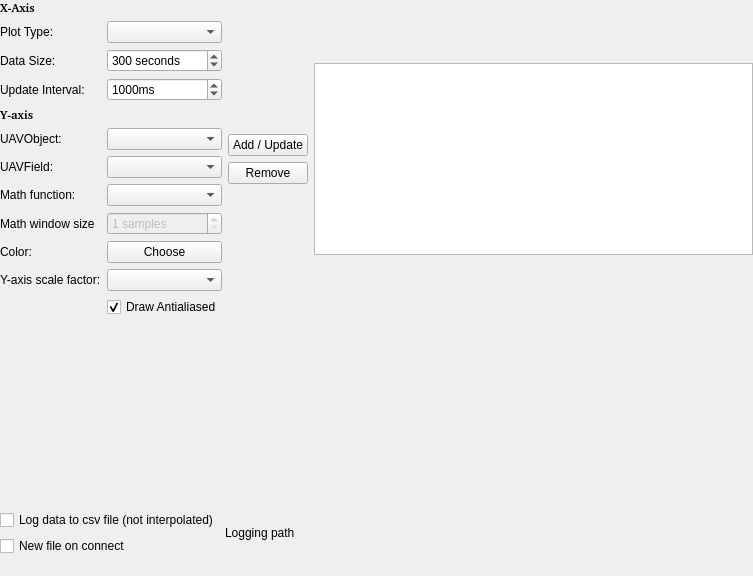
<?xml version="1.0" encoding="UTF-8"?>
<ui version="4.0">
 <class>ScopeGadgetOptionsPage</class>
 <widget class="QWidget" name="ScopeGadgetOptionsPage">
  <property name="geometry">
   <rect>
    <x>0</x>
    <y>0</y>
    <width>753</width>
    <height>576</height>
   </rect>
  </property>
  <property name="windowTitle">
   <string>Form</string>
  </property>
  <layout class="QVBoxLayout" name="verticalLayout_4">
   <property name="margin">
    <number>0</number>
   </property>
   <item>
    <widget class="QScrollArea" name="scrollArea">
     <property name="frameShape">
      <enum>QFrame::NoFrame</enum>
     </property>
     <property name="frameShadow">
      <enum>QFrame::Plain</enum>
     </property>
     <property name="widgetResizable">
      <bool>true</bool>
     </property>
     <widget class="QWidget" name="scrollAreaWidgetContents">
      <property name="geometry">
       <rect>
        <x>0</x>
        <y>0</y>
        <width>753</width>
        <height>576</height>
       </rect>
      </property>
      <layout class="QVBoxLayout" name="verticalLayout_3">
       <property name="margin">
        <number>0</number>
       </property>
       <item>
        <layout class="QHBoxLayout" name="horizontalLayout">
         <property name="sizeConstraint">
          <enum>QLayout::SetDefaultConstraint</enum>
         </property>
         <item>
          <layout class="QFormLayout" name="formLayout">
           <property name="fieldGrowthPolicy">
            <enum>QFormLayout::AllNonFixedFieldsGrow</enum>
           </property>
           <item row="0" column="0">
            <widget class="QLabel" name="label_9">
             <property name="font">
              <font>
               <family>Bitstream Charter</family>
               <weight>75</weight>
               <bold>true</bold>
              </font>
             </property>
             <property name="text">
              <string>X-Axis</string>
             </property>
            </widget>
           </item>
           <item row="1" column="0">
            <widget class="QLabel" name="label">
             <property name="text">
              <string>Plot Type:</string>
             </property>
            </widget>
           </item>
           <item row="1" column="1">
            <widget class="QComboBox" name="cmbPlotType">
             <property name="focusPolicy">
              <enum>Qt::StrongFocus</enum>
             </property>
            </widget>
           </item>
           <item row="2" column="0">
            <widget class="QLabel" name="label_2">
             <property name="text">
              <string>Data Size:</string>
             </property>
            </widget>
           </item>
           <item row="2" column="1">
            <widget class="QSpinBox" name="spnDataSize">
             <property name="focusPolicy">
              <enum>Qt::StrongFocus</enum>
             </property>
             <property name="suffix">
              <string> seconds</string>
             </property>
             <property name="maximum">
              <number>5000</number>
             </property>
             <property name="singleStep">
              <number>30</number>
             </property>
             <property name="value">
              <number>300</number>
             </property>
            </widget>
           </item>
           <item row="3" column="0">
            <widget class="QLabel" name="label_7">
             <property name="text">
              <string>Update Interval:</string>
             </property>
            </widget>
           </item>
           <item row="3" column="1">
            <widget class="QSpinBox" name="spnRefreshInterval">
             <property name="focusPolicy">
              <enum>Qt::StrongFocus</enum>
             </property>
             <property name="suffix">
              <string>ms</string>
             </property>
             <property name="minimum">
              <number>10</number>
             </property>
             <property name="maximum">
              <number>30000</number>
             </property>
             <property name="singleStep">
              <number>500</number>
             </property>
             <property name="value">
              <number>1000</number>
             </property>
            </widget>
           </item>
           <item row="4" column="0">
            <widget class="QLabel" name="label_8">
             <property name="font">
              <font>
               <family>Bitstream Charter</family>
               <weight>75</weight>
               <bold>true</bold>
              </font>
             </property>
             <property name="text">
              <string>Y-axis</string>
             </property>
            </widget>
           </item>
           <item row="5" column="0">
            <widget class="QLabel" name="label_5">
             <property name="text">
              <string>UAVObject:</string>
             </property>
            </widget>
           </item>
           <item row="5" column="1">
            <widget class="QComboBox" name="cmbUAVObjects">
             <property name="focusPolicy">
              <enum>Qt::StrongFocus</enum>
             </property>
            </widget>
           </item>
           <item row="6" column="0">
            <widget class="QLabel" name="label_4">
             <property name="text">
              <string>UAVField:</string>
             </property>
            </widget>
           </item>
           <item row="6" column="1">
            <widget class="QComboBox" name="cmbUAVField">
             <property name="focusPolicy">
              <enum>Qt::StrongFocus</enum>
             </property>
            </widget>
           </item>
           <item row="7" column="0">
            <widget class="QLabel" name="mathFunctionLabel">
             <property name="text">
              <string>Math function:</string>
             </property>
            </widget>
           </item>
           <item row="7" column="1">
            <widget class="QComboBox" name="mathFunctionComboBox">
             <property name="focusPolicy">
              <enum>Qt::StrongFocus</enum>
             </property>
            </widget>
           </item>
           <item row="8" column="0">
            <widget class="QLabel" name="label_10">
             <property name="text">
              <string>Math window size</string>
             </property>
            </widget>
           </item>
           <item row="8" column="1">
            <widget class="QSpinBox" name="spnMeanSamples">
             <property name="enabled">
              <bool>false</bool>
             </property>
             <property name="maximumSize">
              <size>
               <width>16777215</width>
               <height>16777215</height>
              </size>
             </property>
             <property name="focusPolicy">
              <enum>Qt::StrongFocus</enum>
             </property>
             <property name="suffix">
              <string> samples</string>
             </property>
             <property name="minimum">
              <number>1</number>
             </property>
             <property name="maximum">
              <number>1001</number>
             </property>
             <property name="singleStep">
              <number>10</number>
             </property>
             <property name="value">
              <number>1</number>
             </property>
            </widget>
           </item>
           <item row="9" column="0">
            <widget class="QLabel" name="label_3">
             <property name="text">
              <string>Color:</string>
             </property>
            </widget>
           </item>
           <item row="9" column="1">
            <widget class="QPushButton" name="btnColor">
             <property name="focusPolicy">
              <enum>Qt::StrongFocus</enum>
             </property>
             <property name="text">
              <string>Choose</string>
             </property>
            </widget>
           </item>
           <item row="10" column="0">
            <widget class="QLabel" name="label_6">
             <property name="text">
              <string>Y-axis scale factor:</string>
             </property>
            </widget>
           </item>
           <item row="10" column="1">
            <widget class="QComboBox" name="cmbScale">
             <property name="focusPolicy">
              <enum>Qt::StrongFocus</enum>
             </property>
             <property name="editable">
              <bool>false</bool>
             </property>
            </widget>
           </item>
           <item row="11" column="1">
            <widget class="QCheckBox" name="drawAntialiasedCheckBox">
             <property name="toolTip">
              <string>Check this to have the curve drawn antialiased.</string>
             </property>
             <property name="text">
              <string>Draw Antialiased</string>
             </property>
             <property name="checked">
              <bool>true</bool>
             </property>
            </widget>
           </item>
          </layout>
         </item>
         <item>
          <layout class="QVBoxLayout" name="verticalLayout_2">
           <property name="sizeConstraint">
            <enum>QLayout::SetFixedSize</enum>
           </property>
           <item>
            <spacer name="verticalSpacer">
             <property name="orientation">
              <enum>Qt::Vertical</enum>
             </property>
             <property name="sizeHint" stdset="0">
              <size>
               <width>20</width>
               <height>40</height>
              </size>
             </property>
            </spacer>
           </item>
           <item>
            <widget class="QPushButton" name="btnAddCurve">
             <property name="toolTip">
              <string>Add a new curve to the scope, or update it if the UAVObject and UAVField is the same.</string>
             </property>
             <property name="text">
              <string>Add / Update</string>
             </property>
            </widget>
           </item>
           <item>
            <widget class="QPushButton" name="btnRemoveCurve">
             <property name="toolTip">
              <string>Remove the curve from the scope.</string>
             </property>
             <property name="text">
              <string>Remove</string>
             </property>
            </widget>
           </item>
           <item>
            <spacer name="verticalSpacer_2">
             <property name="orientation">
              <enum>Qt::Vertical</enum>
             </property>
             <property name="sizeType">
              <enum>QSizePolicy::Expanding</enum>
             </property>
             <property name="sizeHint" stdset="0">
              <size>
               <width>20</width>
               <height>40</height>
              </size>
             </property>
            </spacer>
           </item>
          </layout>
         </item>
         <item>
          <layout class="QVBoxLayout" name="verticalLayout">
           <item>
            <spacer name="verticalSpacer_3">
             <property name="orientation">
              <enum>Qt::Vertical</enum>
             </property>
             <property name="sizeHint" stdset="0">
              <size>
               <width>20</width>
               <height>40</height>
              </size>
             </property>
            </spacer>
           </item>
           <item>
            <widget class="QListWidget" name="lstCurves">
             <property name="selectionBehavior">
              <enum>QAbstractItemView::SelectItems</enum>
             </property>
             <property name="batchSize">
              <number>100</number>
             </property>
            </widget>
           </item>
           <item>
            <spacer name="verticalSpacer_4">
             <property name="orientation">
              <enum>Qt::Vertical</enum>
             </property>
             <property name="sizeHint" stdset="0">
              <size>
               <width>20</width>
               <height>40</height>
              </size>
             </property>
            </spacer>
           </item>
          </layout>
         </item>
        </layout>
       </item>
       <item>
        <spacer name="verticalSpacer_5">
         <property name="orientation">
          <enum>Qt::Vertical</enum>
         </property>
         <property name="sizeHint" stdset="0">
          <size>
           <width>20</width>
           <height>40</height>
          </size>
         </property>
        </spacer>
       </item>
       <item>
        <layout class="QHBoxLayout" name="horizontalLayout_2">
         <item>
          <layout class="QVBoxLayout" name="verticalLayout_5">
           <item>
            <widget class="QCheckBox" name="LoggingEnable">
             <property name="text">
              <string>Log data to csv file (not interpolated)</string>
             </property>
            </widget>
           </item>
           <item>
            <widget class="QCheckBox" name="LoggingConnect">
             <property name="text">
              <string>New file on connect</string>
             </property>
            </widget>
           </item>
          </layout>
         </item>
         <item>
          <widget class="QLabel" name="LoggingLabel">
           <property name="text">
            <string>Logging path</string>
           </property>
          </widget>
         </item>
         <item>
          <widget class="Utils::PathChooser" name="LoggingPath" native="true">
           <property name="sizePolicy">
            <sizepolicy hsizetype="MinimumExpanding" vsizetype="Minimum">
             <horstretch>0</horstretch>
             <verstretch>0</verstretch>
            </sizepolicy>
           </property>
          </widget>
         </item>
        </layout>
       </item>
       <item>
        <layout class="QHBoxLayout" name="horizontalLayout_3">
         <item>
          <widget class="QLabel" name="lblWarnings">
           <property name="enabled">
            <bool>true</bool>
           </property>
           <property name="palette">
            <palette>
             <active>
              <colorrole role="WindowText">
               <brush brushstyle="SolidPattern">
                <color alpha="255">
                 <red>255</red>
                 <green>0</green>
                 <blue>0</blue>
                </color>
               </brush>
              </colorrole>
             </active>
             <inactive>
              <colorrole role="WindowText">
               <brush brushstyle="SolidPattern">
                <color alpha="255">
                 <red>255</red>
                 <green>0</green>
                 <blue>0</blue>
                </color>
               </brush>
              </colorrole>
             </inactive>
             <disabled>
              <colorrole role="WindowText">
               <brush brushstyle="SolidPattern">
                <color alpha="255">
                 <red>120</red>
                 <green>120</green>
                 <blue>120</blue>
                </color>
               </brush>
              </colorrole>
             </disabled>
            </palette>
           </property>
           <property name="lineWidth">
            <number>1</number>
           </property>
           <property name="text">
            <string/>
           </property>
          </widget>
         </item>
        </layout>
       </item>
      </layout>
     </widget>
    </widget>
   </item>
  </layout>
 </widget>
 <customwidgets>
  <customwidget>
   <class>Utils::PathChooser</class>
   <extends>QWidget</extends>
   <header>utils/pathchooser.h</header>
   <container>1</container>
  </customwidget>
 </customwidgets>
 <tabstops>
  <tabstop>cmbPlotType</tabstop>
  <tabstop>spnDataSize</tabstop>
  <tabstop>spnRefreshInterval</tabstop>
  <tabstop>cmbUAVObjects</tabstop>
  <tabstop>cmbUAVField</tabstop>
  <tabstop>mathFunctionComboBox</tabstop>
  <tabstop>spnMeanSamples</tabstop>
  <tabstop>btnColor</tabstop>
  <tabstop>cmbScale</tabstop>
  <tabstop>btnAddCurve</tabstop>
  <tabstop>btnRemoveCurve</tabstop>
  <tabstop>lstCurves</tabstop>
  <tabstop>LoggingEnable</tabstop>
  <tabstop>LoggingConnect</tabstop>
 </tabstops>
 <resources/>
 <connections/>
</ui>
